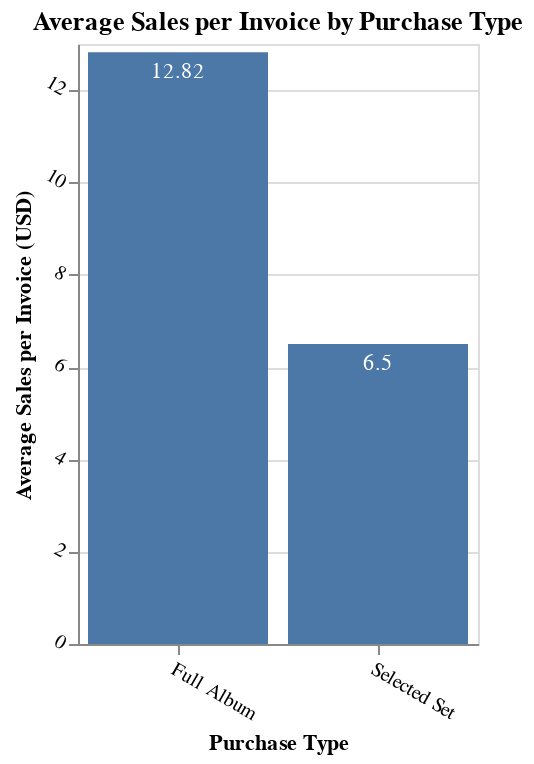

Source (notebook cell):
### Markdown cell above
However, the average sales per Full Album purchase is *almost twice* that of a Selected Set purchase. This is shown in the bar chart below.

### Code cell
#| code-fold: true
# Base layer with bar chart
base = (
    alt.Chart(purchase_type_df)
    .mark_bar()
    .encode(
        x = alt.X("purchase_type:N", title = "Purchase Type"),
        y = alt.Y("avg_sales_per_invoice:Q", title = "Average Sales per Invoice (USD)"),
        tooltip = purchase_type_df.columns.tolist(),
    )
)

# Text layer
text = (
    base
    .mark_text(
        align = "center",
        dy = 10,
        color = "white",
    )
    .encode(
        text = "avg_sales_per_invoice:Q",
    )
)

# Combine layers into one chart
chart = (
    (base + text)
    .properties(
        title = "Average Sales per Invoice by Purchase Type",
        height = 300,
        width = 200,
    )
    .configure_axis(labelAngle = 30)
    .interactive()
)

# Display chart.
chart

### Figure 1 — Vega-Lite specification as saved in the notebook (floating-point values rounded to 4 significant figures)
{"config": {"view": {"continuousWidth": 400, "continuousHeight": 300}, "axis": {"labelAngle": 30}}, "layer": [{"mark": "bar", "encoding": {"tooltip": [{"type": "nominal", "field": "purchase_type"}, {"type": "quantitative", "field": "type_count"}, {"type": "quantitative", "field": "type_percentage"}, {"type": "quantitative", "field": "avg_sales_per_invoice"}, {"type": "quantitative", "field": "sales_number"}, {"type": "quantitative", "field": "sales_percentage"}], "x": {"type": "nominal", "field": "purchase_type", "title": "Purchase Type"}, "y": {"type": "quantitative", "field": "avg_sales_per_invoice", "title": "Average Sales per Invoice (USD)"}}, "selection": {"selector004": {"type": "interval", "bind": "scales", "encodings": ["x", "y"]}}}, {"mark": {"type": "text", "align": "center", "color": "white", "dy": 10}, "encoding": {"text": {"type": "quantitative", "field": "avg_sales_per_invoice"}, "tooltip": [{"type": "nominal", "field": "purchase_type"}, {"type": "quantitative", "field": "type_count"}, {"type": "quantitative", "field": "type_percentage"}, {"type": "quantitative", "field": "avg_sales_per_invoice"}, {"type": "quantitative", "field": "sales_number"}, {"type": "quantitative", "field": "sales_percentage"}], "x": {"type": "nominal", "field": "purchase_type", "title": "Purchase Type"}, "y": {"type": "quantitative", "field": "avg_sales_per_invoice", "title": "Average Sales per Invoice (USD)"}}}], "data": {"name": "data-7eadde737a2270da8aabe4fb258c8521"}, "height": 300, "title": "Average Sales per Invoice by Purchase Type", "width": 200, "$schema": "https://vega.github.io/schema/vega-lite/v4.8.1.json", "datasets": {"data-7eadde737a2270da8aabe4fb258c8521": [{"purchase_type": "Selected Set", "type_count": 500, "type_percentage": 81.43, "avg_sales_per_invoice": 6.5, "sales_number": 3248.0, "sales_percentage": 68.97}, {"purchase_type": "Full Album", "type_count": 114, "type_percentage": 18.57, "avg_sales_per_invoice": 12.82, "sales_number": 1461.0, "sales_percentage": 31.03}]}}
